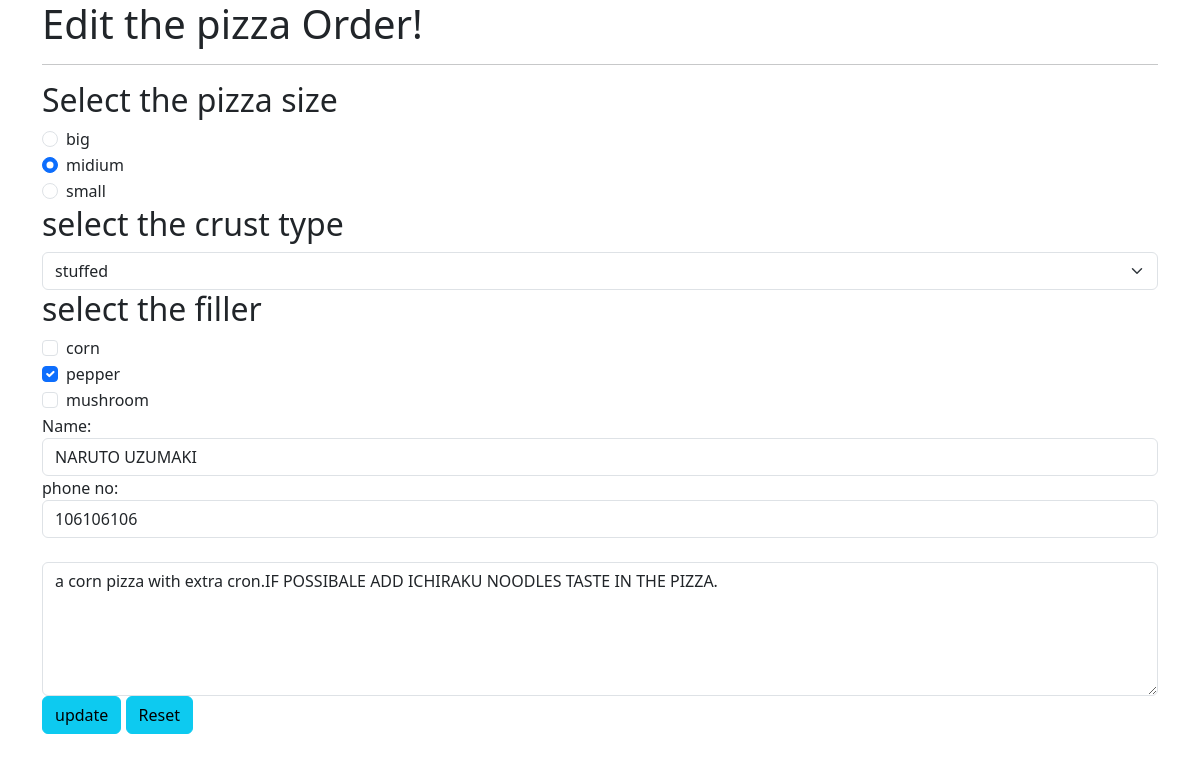
The page /edit-order.php?id=2 on the database its author committed.
### tables this page shows
CREATE TABLE `pizza_orders` (
  `id` int(11) UNSIGNED NOT NULL,
  `pizza_size` enum('big','midium','small','') NOT NULL DEFAULT 'big',
  `crust_type` enum('thin','thick','stuffed','') DEFAULT 'thin',
  `corn` enum('yes','no','','') DEFAULT 'no',
  `pepper` enum('yes','no','','') DEFAULT 'no',
  `mushroom` enum('yes','no','','') DEFAULT 'no',
  `name` varchar(20) DEFAULT NULL,
  `phone_no` varchar(20) DEFAULT NULL,
  `message` longtext DEFAULT NULL,
  `status` enum('active','inactive','deleted','') DEFAULT 'active',
  `created_at` timestamp NULL DEFAULT current_timestamp() ON UPDATE current_timestamp(),
  `updated_at` timestamp NULL DEFAULT current_timestamp() ON UPDATE current_timestamp()
);

### edit-order.php (the view, shortened to what this page needs)
<!DOCTYPE html>
<html lang="en">
<head>
    <link href="https://cdn.jsdelivr.net/npm/bootstrap@5.3.3/dist/css/bootstrap.min.css" rel="stylesheet">
    <link rel="stylesheet" href="https://cdnjs.cloudflare.com/ajax/libs/font-awesome/7.0.0/css/all.min.css" />
    </head>
<body>
    <div class="container" style="margin: auto;">
        <h1>Edit the pizza Order!</h1>
        <hr>
        <?php
            include_once 'db-connection.php';
            $id = $_GET['id'];
            $result = mysqli_query($conn,"SELECT * FROM pizza_orders WHERE id = '$id'");
            $value = mysqli_fetch_assoc( $result);
            ?>
        <form action="edit-order-backend.php?id=<?php echo $value['id']?>"class="form" method="post" enctype="multipart/form-data">
            <h2>Select the pizza size</h2>
            <div class="form-check">
                <input  <?php echo $value['pizza_size'] == 'big' ? 'checked': '';?> type="radio" class="form-check-input"  id="radio1" name="pizzaSize"  value="big" checked >
                <label class="form-check-label" for="radio1">big</label>
            </div>
            <div class="form-check">
                <input  <?php echo $value['pizza_size'] == 'midium' ? 'checked': '';?> type="radio" class="form-check-input" id="radio2" name="pizzaSize" value="midium">
                <label class="form-check-label" for="radio2">midium</label>
            </div>
            <div class="form-check">
                <input  <?php echo $value['pizza_size'] == 'small' ? 'checked': '';?> type="radio" class="form-check-input" id="radio3" name="pizzaSize" value="small">
                <label class="form-check-label" for="radio3">small</label>
            </div>
            <div>
                <h2>select the crust type</h2>
                <select class="form-select" name="crustType" id="">
                    <option <?php echo  $value['crust_type'] == 'stuffed' ? 'selected': '';?> class="form-select" value="stuffed">stuffed</option>
                </select>
            </div>
            <div>
                <h2>select the filler</h2>
                <div class="form-check">
                    <input <?php echo  $value['corn'] == 'yes' ? 'checked': '';?> class="form-check-input" type="checkbox" id="check1" name="corn" value="yes">
                    <label for="form-check-label">corn</label>
                </div>
                <div class="form-check">
                    <input <?php echo  $value['pepper'] == 'yes' ? 'checked': '';?> class="form-check-input" type="checkbox" id="check2" name="pepper" value="yes">
                    <label class="form-check-label">pepper</label>
                </div>
                <div class="form-check">
                    <input <?php echo  $value['mushroom'] == 'yes' ? 'checked': '';?> class="form-check-input" type="checkbox" id="check3" name="mushroom" value="yes">
                    <label class="form-check-label">mushroom</label>
                </div>
            </div>
            <label for="name" class="form-check-label">Name:</label>
            <input type="text" name="name" class="form-control" value="<?php echo $value['name']?>">
            <label for="phone" class="form-check-label">phone no:</label>
            <input type="text" name="phone" class="form-control" value="<?php echo $value['phone_no']?>">
            <br>
            <div class="form-group">
                <textarea name="textarea" id="" placeholder="message" class="form-control" rows="5"><?php echo $value['message']?></textarea>
            </div>
            <button class="btn btn-info" name="update">update</button>
            <button class="btn btn-info">Reset</button>
        </form>
    </div>
</body>
</html>

### rows shown on the page
pizza_orders: pizza_size "☐ big", pizza_size "☑ midium", pizza_size "☐ small", crustType "stuffed", pepper "☑", name "NARUTO UZUMAKI", phone "106106106", textarea "a corn pizza with extra cron.IF POSSIBALE ADD ICHIRAKU NOODLES TASTE IN THE PIZZA."
